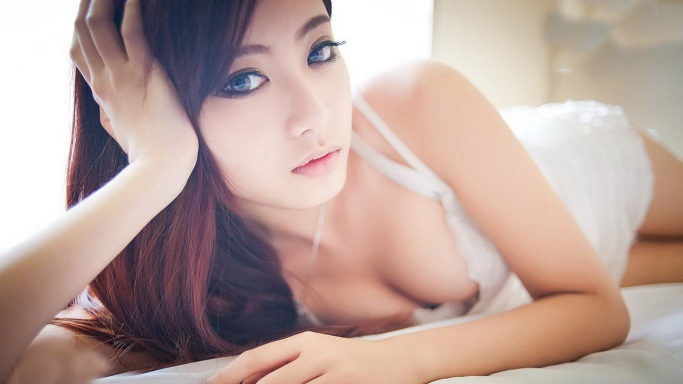
#> input picture timg.jpeg, 1366 x 768 px (shown at 1/2 size)
$ python imtool.py   (older library calls are emulated)
#> lines starting #> are read from the running program, lines starting #| are printed output that depends on the picture
from PIL import Image
import numpy as np
from pylab import *
import os

# 图像列表加载
def get_im_list(path):
    return [os.path.join(path, f) for f in os.listdir(path) if f.endswith('.jpeg')]

# 图像缩放
def im_resize(im, sz):
    pil_im = Image.fromarry(np.uint8(im))
    return np.array(pil_im.resize(sz))

# 直方图均衡化？？？
def hist_equ(im, n=256):
    imhist, m = np.histogram(im.flatten(), n, normed=True)
    cdf = imhist.cumsum()
    cdf = 255 * cdf / cdf[-1]
    im2 = np.interp(im.flatten(), m[:-1], cdf)
    return im2.reshape(im.shape), cdf


if __name__ == '__main__':
    im = np.array(Image.open('./timg.jpeg').convert('L'))
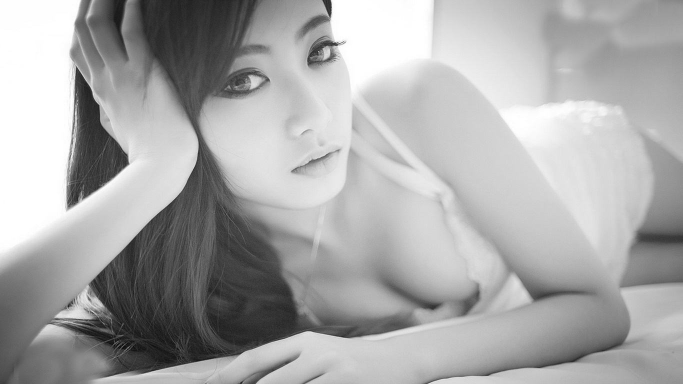
#> im: shape (768, 1366) (shown at 1/2 size); min 1, max 255, mean 168.8
    imx, cdf = hist_equ(im)
#> in hist_equ, `imhist, m = np.histogram(im.flatten(), n, normed=True)`: imhist = 256 values, max 0.065 at index 255, min 0 at index 2, mean 0.00394; m = 257 values from 1 to 255
#> in hist_equ, `cdf = imhist.cumsum()`: cdf = 256 values from 9.61e-07 to 1.01
#> in hist_equ, `cdf = 255 * cdf / cdf[-1]`: cdf = 256 values from 0.000243 to 255
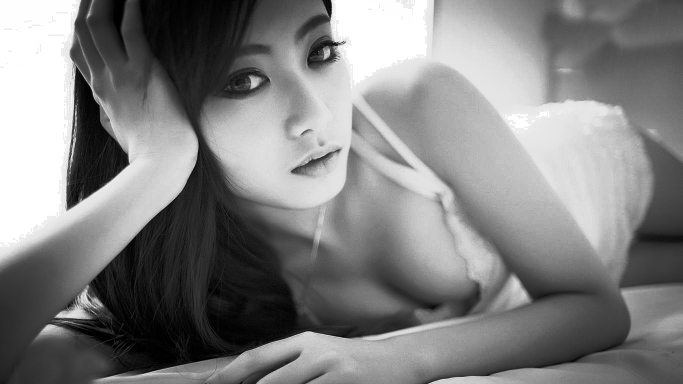
#> imx: shape (768, 1366) float64 (shown at 1/2 size); min 0.000243, max 255, mean 129.7
#> cdf = 256 values from 0.000243 to 255
    figure(1)
    subplot(121)
    imshow(im)
    gray()
    subplot(122)
    imshow(imx)
    gray()

    figure(2)
    # 累计分布函数
    plot(list(range(256)), cdf, 'r-')
    show()
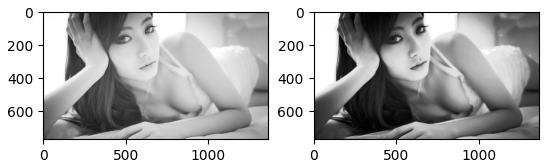
#> figure drawn by matplotlib, 2 panels
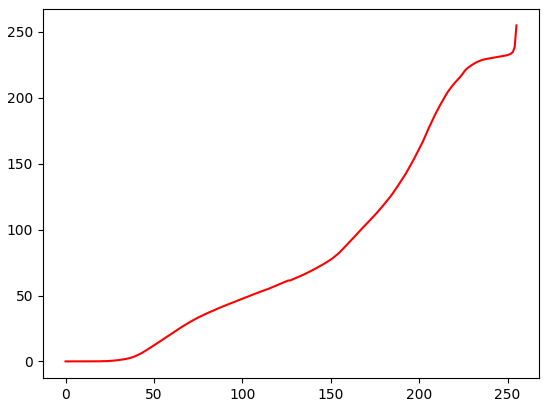
#> figure drawn by matplotlib, 1 panel; curve peaks at x = 255, y = 255
